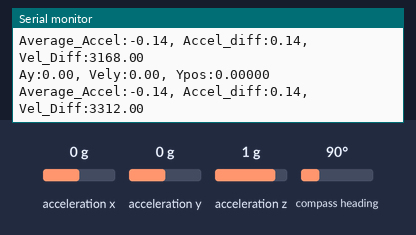
This sketch was run on a simulated Arduino Uno, built for the host (arithmetic inside an expression is 32-bit, double 64-bit). Parts: the last lines printed to the serial monitor. The inputs (shaded band) are chosen by the test bench; at power-on: acceleration y 0 g, acceleration x 0 g, acceleration z 1 g, compass heading 90°.

Above: at 2.2 s.
2.3 s: acceleration y set to -1.4 g
At 2.3 s:
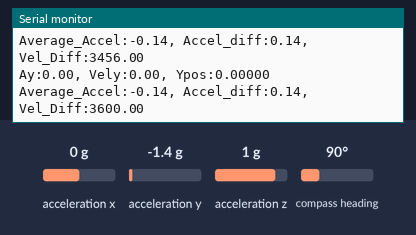
3.8 s: acceleration y set to 0 g
At 3.83 s:
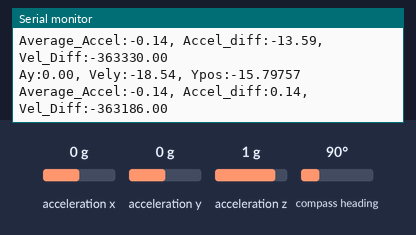
Timing chart, 0 to 6.8 s (numbered marks = the images above; inputs shaded):
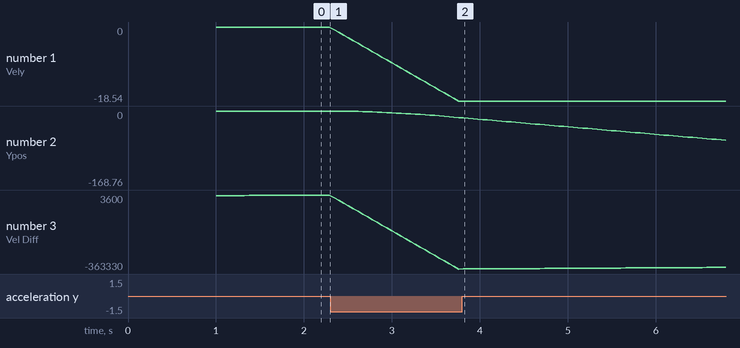

The sketch:

Accelerometer_Filter.ino
```cpp
#include <Wire.h>
#include <Adafruit_Sensor.h>
#include <Adafruit_BNO055.h>
#include <utility/imumaths.h>

#define I2C_SDA 25
#define I2C_SCL 19
TwoWire I2CBNO = TwoWire(0);
Adafruit_BNO055 bno;

float a_low = .98; //EMA alpha value where high a = more dependant on current sample
float a_high = .9;

float ay_EMA_low = 0.0;
float ay_EMA_high = 0.0;
float ay_highpass;
float ay_bandpass;

float vely_EMA_low = 0.0;
float vely_EMA_high = 0.0;
float vely_highpass;
float vely_bandpass;

float y_accel = 0.0;
float y_vel = 0.0;
float y_pos = 0.0;

//Low Pass Filter to Smooth Readings of UWB over samples
const int numReadings = 80;
///Anchor 1 Filter
double readings1[numReadings];  // the readings from the analog input
int readIndex1 = 0;          // the index of the current reading
double total1 = 0;              // the running total
double average1_accel = 0;            // the average

float accel_diff = 0;
float vel_diff = 0;

void setup(void)
{
  Serial.begin(115200);
  I2CBNO.begin(I2C_SDA, I2C_SCL, 100000);
  bno = Adafruit_BNO055(55, 0x28, &I2CBNO);
  /* Initialise the sensor */
  if(!bno.begin())
  {
    /* There was a problem detecting the BNO055 ... check your connections */
    Serial.print("Ooops, no BNO055 detected ... Check your wiring or I2C ADDR!");
    while(1);
  }
  Serial.println("BNO started");
  delay(1000);
  bno.setExtCrystalUse(true);
  imu::Vector<3> euler = bno.getVector(Adafruit_BNO055::VECTOR_ACCELEROMETER);
  ay_EMA_high = euler.y();
  ay_EMA_low = euler.y();

  average1_accel = euler.y();

  vely_EMA_low = 0;
  vely_EMA_high = 0;

}

void bandpassfilter(float sensor_val, float EMA_low, float EMA_high, float* EMA_low_address, float* EMA_high_address, float* bandpass, float* highpass){
  EMA_low = (a_low * sensor_val) + ((1 - a_low) * EMA_low);
  EMA_high = (a_high * sensor_val) + ((1 - a_high)* EMA_high);

  *highpass = sensor_val - EMA_low;
  *bandpass = EMA_high - EMA_low;

  *EMA_low_address = EMA_low;
  *EMA_high_address = EMA_high;
}


void loop(void)
{

  float dt = 50/1000.00;


  ///Euler Accelerometer
  imu::Vector<3> euler = bno.getVector(Adafruit_BNO055::VECTOR_ACCELEROMETER);
  bandpassfilter(euler.y(), ay_EMA_low, ay_EMA_high, &ay_EMA_low, &ay_EMA_high, &ay_bandpass, &ay_highpass);
  y_vel +=  dt*euler.y();
  y_pos += dt*y_vel;

  bandpassfilter(y_vel, vely_EMA_low, vely_EMA_high, &vely_EMA_low, &vely_EMA_high, &vely_bandpass, &vely_highpass);
  y_pos += 100* vely_highpass*dt;

  // Serial.print("Lowpass:"); Serial.print(y_EMA_low); Serial.print(", ");
  // Serial.print("Highpass:");Serial.print(y_highpass); Serial.print(", ");
  // Serial.print("Bandpass:");Serial.println(y_bandpass);
  // Serial.print("AverageAccel:");Serial.print(average1_accel, 3); Serial.print(", ");
  // Serial.print("upper:");Serial.print(.3); Serial.print(", ");
  // Serial.print("lowerthresh:");Serial.println(-.3);

  // Serial.print("Ayhighpass:");Serial.print(ay_EMA_high); Serial.print(", ");
  Serial.print("Ay:");Serial.print(euler.y()); Serial.print(", ");
  // Serial.print("BandpassAy:");Serial.print(ay_bandpass); Serial.print(", ");
  Serial.print("Vely:");Serial.print(y_vel); Serial.print(", ");
  // Serial.print("BandpassVely:");Serial.print(vely_bandpass, 3); Serial.print(", ");
  Serial.print("Ypos:"); Serial.println(y_pos, 5);

  //Moving Average Offstt
  total1 = total1 - readings1[readIndex1];
  readings1[readIndex1] = euler.y();
  total1 = total1 + readings1[readIndex1];
  readIndex1 = readIndex1 + 1;
  if (readIndex1 >= numReadings) {
    readIndex1 = 0;
  }
  average1_accel = total1 / numReadings;
  average1_accel = -.144;
  accel_diff =  euler.y() - average1_accel ;
  vel_diff += accel_diff * 1000;
  Serial.print("Average_Accel:");Serial.print(average1_accel); Serial.print(", ");
  Serial.print("Accel_diff:");Serial.print(accel_diff); Serial.print(", ");
  Serial.print("Vel_Diff:");Serial.println(vel_diff);


  delay(50);
}
```

Measured:
- plotted number 1: 0 → -18.54 after the input at 2.3 s
- plotted number 2: 0 → -14.87 after the input at 2.3 s
- plotted number 3: 3600 → -363330 after the input at 2.3 s
